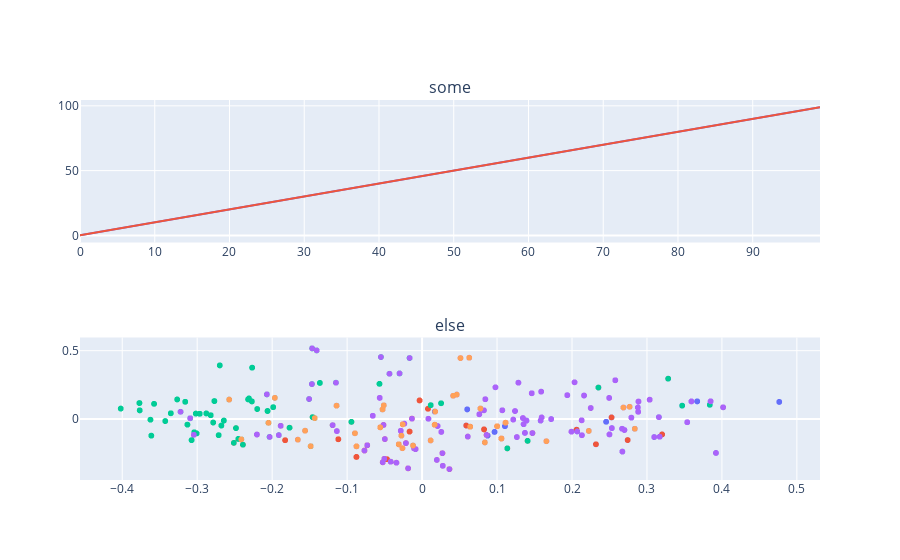

Notebook cell for this chart:
### Code cell
import plotly.express as px
from plotly.offline import plot
from plotly.subplots import make_subplots

from plotly.offline import iplot

df1 = pd.DataFrame([{"x": x, "y": y} for x, y in zip(range(100), range(100))])
df2 = pd.DataFrame([{"x": x, "y": y} for x, y in zip(range(100), range(100))])
figures = [
    px.line(df1),
    px.scatter(
        df_plot_unf,
        y=y,
        x=x,
        range_x=x_axis_range,
        range_y=y_axis_range,
        hover_data=["cleaned_text_translated", "lang"],
        color="combined",
        # facet_col="sep",
        # facet_row="embeddings_space",
        title="Labse Cleaned Text Embeddings: K-Means on lemmas vs K-Means on cleaned vs Handpicked ",
    ),
]

fig = make_subplots(rows=len(figures), cols=1, subplot_titles=["some", "else"])

for i, figure in enumerate(figures):
    for trace in range(len(figure["data"])):
        fig.append_trace(figure["data"][trace], row=i + 1, col=1)

fig.update_layout(showlegend=False)
iplot(fig)

### Figure 1 — Plotly figure (JSON) as saved in the notebook; plotly's stock layout.template omitted (floating-point values rounded to 4 significant figures; data arrays with more than 128 entries replaced by an {"elided": "..."} marker saying what was removed)
{"data": [{"hovertemplate": "variable=x<br>index=%{x}<br>value=%{y}<extra></extra>", "legendgroup": "x", "line": {"color": "#636efa", "dash": "solid"}, "marker": {"symbol": "circle"}, "mode": "lines", "name": "x", "orientation": "v", "showlegend": true, "type": "scatter", "x": [0, 1, 2, 3, 4, 5, 6, 7, 8, 9, 10, 11, 12, 13, 14, 15, 16, 17, 18, 19, 20, 21, 22, 23, 24, 25, 26, 27, 28, 29, 30, 31, 32, 33, 34, 35, 36, 37, 38, 39, 40, 41, 42, 43, 44, 45, 46, 47, 48, 49, 50, 51, 52, 53, 54, 55, 56, 57, 58, 59, 60, 61, 62, 63, 64, 65, 66, 67, 68, 69, 70, 71, 72, 73, 74, 75, 76, 77, 78, 79, 80, 81, 82, 83, 84, 85, 86, 87, 88, 89, 90, 91, 92, 93, 94, 95, 96, 97, 98, 99], "xaxis": "x", "y": [0, 1, 2, 3, 4, 5, 6, 7, 8, 9, 10, 11, 12, 13, 14, 15, 16, 17, 18, 19, 20, 21, 22, 23, 24, 25, 26, 27, 28, 29, 30, 31, 32, 33, 34, 35, 36, 37, 38, 39, 40, 41, 42, 43, 44, 45, 46, 47, 48, 49, 50, 51, 52, 53, 54, 55, 56, 57, 58, 59, 60, 61, 62, 63, 64, 65, 66, 67, 68, 69, 70, 71, 72, 73, 74, 75, 76, 77, 78, 79, 80, 81, 82, 83, 84, 85, 86, 87, 88, 89, 90, 91, 92, 93, 94, 95, 96, 97, 98, 99], "yaxis": "y"}, {"hovertemplate": "variable=y<br>index=%{x}<br>value=%{y}<extra></extra>", "legendgroup": "y", "line": {"color": "#EF553B", "dash": "solid"}, "marker": {"symbol": "circle"}, "mode": "lines", "name": "y", "orientation": "v", "showlegend": true, "type": "scatter", "x": [0, 1, 2, 3, 4, 5, 6, 7, 8, 9, 10, 11, 12, 13, 14, 15, 16, 17, 18, 19, 20, 21, 22, 23, 24, 25, 26, 27, 28, 29, 30, 31, 32, 33, 34, 35, 36, 37, 38, 39, 40, 41, 42, 43, 44, 45, 46, 47, 48, 49, 50, 51, 52, 53, 54, 55, 56, 57, 58, 59, 60, 61, 62, 63, 64, 65, 66, 67, 68, 69, 70, 71, 72, 73, 74, 75, 76, 77, 78, 79, 80, 81, 82, 83, 84, 85, 86, 87, 88, 89, 90, 91, 92, 93, 94, 95, 96, 97, 98, 99], "xaxis": "x", "y": [0, 1, 2, 3, 4, 5, 6, 7, 8, 9, 10, 11, 12, 13, 14, 15, 16, 17, 18, 19, 20, 21, 22, 23, 24, 25, 26, 27, 28, 29, 30, 31, 32, 33, 34, 35, 36, 37, 38, 39, 40, 41, 42, 43, 44, 45, 46, 47, 48, 49, 50, 51, 52, 53, 54, 55, 56, 57, 58, 59, 60, 61, 62, 63, 64, 65, 66, 67, 68, 69, 70, 71, 72, 73, 74, 75, 76, 77, 78, 79, 80, 81, 82, 83, 84, 85, 86, 87, 88, 89, 90, 91, 92, 93, 94, 95, 96, 97, 98, 99], "yaxis": "y"}, {"customdata": {"elided": "372x2 str values"}, "hovertemplate": "combined=0<br>x=%{x}<br>y=%{y}<br>cleaned_text_translated=%{customdata[0]}<br>lang=%{customdata[1]}<extra></extra>", "legendgroup": "0", "marker": {"color": "#636efa", "symbol": "circle"}, "mode": "markers", "name": "0", "showlegend": true, "type": "scattergl", "x": {"elided": "372 float values"}, "xaxis": "x2", "y": {"elided": "372 float values"}, "yaxis": "y2"}, {"customdata": {"elided": "334x2 str values"}, "hovertemplate": "combined=1<br>x=%{x}<br>y=%{y}<br>cleaned_text_translated=%{customdata[0]}<br>lang=%{customdata[1]}<extra></extra>", "legendgroup": "1", "marker": {"color": "#EF553B", "symbol": "circle"}, "mode": "markers", "name": "1", "showlegend": true, "type": "scattergl", "x": {"elided": "334 float values"}, "xaxis": "x2", "y": {"elided": "334 float values"}, "yaxis": "y2"}, {"customdata": {"elided": "360x2 str values"}, "hovertemplate": "combined=2<br>x=%{x}<br>y=%{y}<br>cleaned_text_translated=%{customdata[0]}<br>lang=%{customdata[1]}<extra></extra>", "legendgroup": "2", "marker": {"color": "#00cc96", "symbol": "circle"}, "mode": "markers", "name": "2", "showlegend": true, "type": "scattergl", "x": {"elided": "360 float values"}, "xaxis": "x2", "y": {"elided": "360 float values"}, "yaxis": "y2"}, {"customdata": {"elided": "294x2 str values"}, "hovertemplate": "combined=3<br>x=%{x}<br>y=%{y}<br>cleaned_text_translated=%{customdata[0]}<br>lang=%{customdata[1]}<extra></extra>", "legendgroup": "3", "marker": {"color": "#ab63fa", "symbol": "circle"}, "mode": "markers", "name": "3", "showlegend": true, "type": "scattergl", "x": {"elided": "294 float values"}, "xaxis": "x2", "y": {"elided": "294 float values"}, "yaxis": "y2"}, {"customdata": [["oh, a special conversation situation.  putin wages war and commits war crimes. you can save yourself that crap.", "de"], ["an american strategic reconnaissance drone rq-4 global hawk is circling off the coast of crimea. 😅🔥👌🏻  ukrainerussianwar  ukrainecounteroffensive  war on ukraine  ukraine️  russiaukrainewar  russiaisaterroriststate  usa", "ru"], ["there is not a single generation of the ukrainian people that has not suffered at the hands of the russians. the realization of this hurts so much that it often seems as if this hell will never end. as if this hell is life itself.", "uk"], ["f-16 with semi-stealth agm-158 missiles with a range of 370 km, 925 km and 1900 km depending on the modification. uncle joe, please!   ukrainewar  f16forukraine  agm158forukraine  armukrainanow", "uk"], ["three weeks after the start of the war, people still have to understand that there is an invader and an invaded. let's do well.  sbetti  ukraine️  nowar  ukrainewar  whitezone", "it"], ["🔴 \" putin is a war criminal\": \"this is the first time that joe  biden has said it this term has weight, meaning, especially today, especially after v's speech.  zelensky\", reports  our correspondent  in  ruthelkrief2022", "fr"], ["pentagon accused the russian military of committing war crimes in ukraine and said it will help gather evidence.    ukraineunderattack  russianwarcrimes  russianukrainianwar  stoprussia  putinswar  putinhitler  russiakills", "fr"], ["via  \"mr. putin was wrong about almost everything. this war has been an error of interpretation from the start.\"  ukraine on franceinfo, this former general, now professor of strategy at sciences po and hec, looks back on…", "fr"], ["if you say \"war\" to him he won't respond..  operationspecial: the ukrainians refuse to be \"liberated\" by putin; so by \"attacking\" the russians the war becomes automatic due to  zelensky (must follow!)", "fr"], ["vogt-wuchter: \"we are shocked by the war in ukraine in the middle of europe which russia launched against its neighboring country in violation of international law.\" civilians are victims of the conflict. hundreds of thousands are fleeing. statement:    ukraine", "de"], ["\" ukraine needs heavy weapons,\" says ex-civil service worker, nikolas busse! 🤦😂", "de"], ["g7 leaders expressed unwavering support for ukraine and promised air defense systems    russia  ukraine", "ru"], ["the terrorist organization \"russia\" fired a volley of s-300 missiles at a convoy of people heading to the occupied territory to visit their relatives, killing dozens of civilians. when will a special tribunal be created to criminalize the regime of these scum?  russiaisaterroriststate  russia  ukraine", "uk"], ["f-16 with semi-stealth agm-158 missiles with a range of 370 km, 925 km and 1900 km depending on the modification. uncle joe, please!   ukrainewar  f16forukraine  agm158forukraine  armukrainanow", "uk"], ["the sending of weapons by  nato countries to  ukraine is an act of war against  russia. let's just hope  putin doesn't pay attention to it.", "it"], ["lavrov  putin and all those who carried out the massacre in  ukraine will have to pay for their crimes with the death penalty, let's hope they don't go unpunished as happened with the bastards who exterminated vietnamese children with napalm.", "it"], ["let's give offensive weapons to  ukraine to face  putin's  barbaric offensive       invasionofukraine", "fr"], ["zelensky calls on  europe to \"retaliate\" to the \"gas war\" by strengthening sanctions against  russia", "fr"], ["the  eu visa ban on russian citizens 🇷🇺 is something that clearly hurts the  kremlin since many russians will then blame the russian dictator for losing their vacation. this is exactly why we need to do it.  russia  russian  eu", "fr"], ["ukraine ukraine will not receive f-16 even after six months rakhmanin", "fr"], ["oh, a special conversation situation.  putin wages war and commits war crimes. you can save yourself that crap.", "de"], ["an american strategic reconnaissance drone rq-4 global hawk is circling off the coast of crimea. 😅🔥👌🏻  ukrainerussianwar  ukrainecounteroffensive  war on ukraine  ukraine️  russiaukrainewar  russiaisaterroriststate  usa", "ru"], ["there is not a single generation of the ukrainian people that has not suffered at the hands of the russians. the realization of this hurts so much that it often seems as if this hell will never end. as if this hell is life itself.", "uk"], ["f-16 with semi-stealth agm-158 missiles with a range of 370 km, 925 km and 1900 km depending on the modification. uncle joe, please!   ukrainewar  f16forukraine  agm158forukraine  armukrainanow", "uk"], ["three weeks after the start of the war, people still have to understand that there is an invader and an invaded. let's do well.  sbetti  ukraine️  nowar  ukrainewar  whitezone", "it"], ["🔴 \" putin is a war criminal\": \"this is the first time that joe  biden has said it this term has weight, meaning, especially today, especially after v's speech.  zelensky\", reports  our correspondent  in  ruthelkrief2022", "fr"], ["pentagon accused the russian military of committing war crimes in ukraine and said it will help gather evidence.    ukraineunderattack  russianwarcrimes  russianukrainianwar  stoprussia  putinswar  putinhitler  russiakills", "fr"], ["via  \"mr. putin was wrong about almost everything. this war has been an error of interpretation from the start.\"  ukraine on franceinfo, this former general, now professor of strategy at sciences po and hec, looks back on…", "fr"], ["if you say \"war\" to him he won't respond..  operationspecial: the ukrainians refuse to be \"liberated\" by putin; so by \"attacking\" the russians the war becomes automatic due to  zelensky (must follow!)", "fr"], ["vogt-wuchter: \"we are shocked by the war in ukraine in the middle of europe which russia launched against its neighboring country in violation of international law.\" civilians are victims of the conflict. hundreds of thousands are fleeing. statement:    ukraine", "de"], ["\" ukraine needs heavy weapons,\" says ex-civil service worker, nikolas busse! 🤦😂", "de"], ["g7 leaders expressed unwavering support for ukraine and promised air defense systems    russia  ukraine", "ru"], ["the terrorist organization \"russia\" fired a volley of s-300 missiles at a convoy of people heading to the occupied territory to visit their relatives, killing dozens of civilians. when will a special tribunal be created to criminalize the regime of these scum?  russiaisaterroriststate  russia  ukraine", "uk"], ["f-16 with semi-stealth agm-158 missiles with a range of 370 km, 925 km and 1900 km depending on the modification. uncle joe, please!   ukrainewar  f16forukraine  agm158forukraine  armukrainanow", "uk"], ["the sending of weapons by  nato countries to  ukraine is an act of war against  russia. let's just hope  putin doesn't pay attention to it.", "it"], ["lavrov  putin and all those who carried out the massacre in  ukraine will have to pay for their crimes with the death penalty, let's hope they don't go unpunished as happened with the bastards who exterminated vietnamese children with napalm.", "it"], ["let's give offensive weapons to  ukraine to face  putin's  barbaric offensive       invasionofukraine", "fr"], ["zelensky calls on  europe to \"retaliate\" to the \"gas war\" by strengthening sanctions against  russia", "fr"], ["the  eu visa ban on russian citizens 🇷🇺 is something that clearly hurts the  kremlin since many russians will then blame the russian dictator for losing their vacation. this is exactly why we need to do it.  russia  russian  eu", "fr"], ["ukraine ukraine will not receive f-16 even after six months rakhmanin", "fr"]], "hovertemplate": "combined=-1<br>x=%{x}<br>y=%{y}<br>cleaned_text_translated=%{customdata[0]}<br>lang=%{customdata[1]}<extra></extra>", "legendgroup": "-1", "marker": {"color": "#FFA15A", "symbol": "circle"}, "mode": "markers", "name": "-1", "showlegend": true, "type": "scattergl", "x": [0.1001, 0.04629, -0.0511, 0.06294, -0.1432, -0.02573, -0.02619, 0.1113, 0.1058, -0.1487, -0.05271, 0.2768, -0.1964, 0.06294, 0.1659, -0.08955, 0.01145, 0.2838, 0.08373, 0.07785, 0.06416, 0.04144, -0.1141, 0.05125, -0.2049, -0.05573, -0.08749, 0.01684, -0.03108, -0.2412, -0.05271, 0.2686, -0.2573, 0.05125, -0.02756, -0.1561, -0.1657, 0.2224, -0.01206, 0.01748], "xaxis": "x2", "y": [-0.05308, 0.1788, 0.09964, 0.4486, 0.006678, -0.03916, -0.2139, -0.02731, -0.1428, -0.1993, 0.07044, 0.08948, 0.1546, 0.4486, -0.1627, -0.1044, -0.1572, -0.07159, -0.1715, 0.07673, -0.05635, 0.1702, 0.09748, 0.446, -0.02801, -0.06117, -0.2, -0.04202, -0.1855, -0.1493, 0.07044, 0.08393, 0.1422, 0.446, -0.1218, -0.08595, -0.1512, -0.08742, -0.1943, 0.05438], "yaxis": "y2"}], "layout": {"annotations": [{"font": {"size": 16}, "showarrow": false, "text": "some", "x": 0.5, "xanchor": "center", "xref": "paper", "y": 1, "yanchor": "bottom", "yref": "paper"}, {"font": {"size": 16}, "showarrow": false, "text": "else", "x": 0.5, "xanchor": "center", "xref": "paper", "y": 0.375, "yanchor": "bottom", "yref": "paper"}], "showlegend": false, "xaxis": {"anchor": "y", "domain": [0, 1]}, "xaxis2": {"anchor": "y2", "domain": [0, 1]}, "yaxis": {"anchor": "x", "domain": [0.625, 1]}, "yaxis2": {"anchor": "x2", "domain": [0, 0.375]}}}
